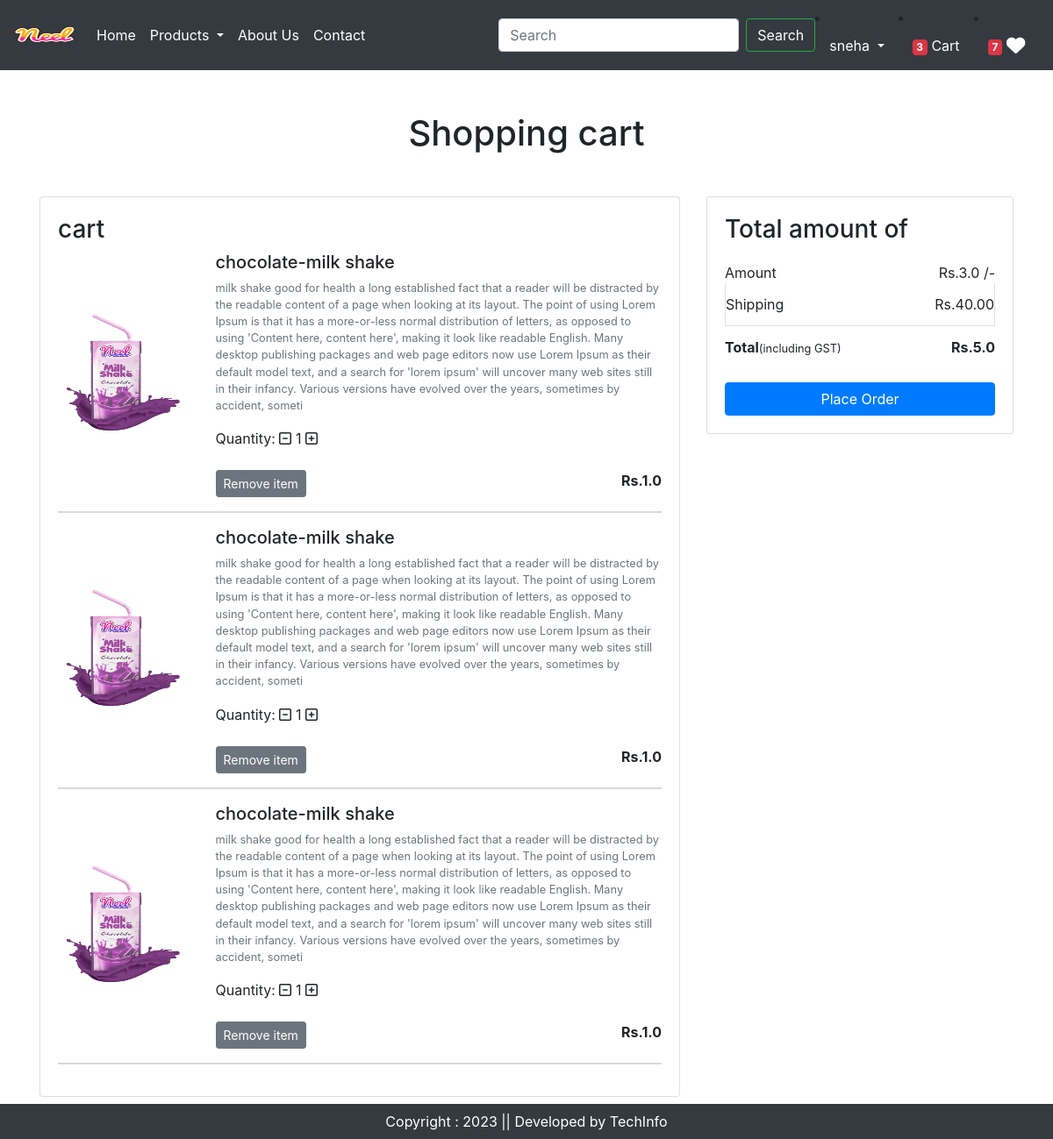
Page /cart/ (signed in) on the committed database.
### ecom_app/models.py (models this page shows, shortened)
class Cart(models.Model):
    user=models.ForeignKey(User,on_delete=models.CASCADE)
    product=models.ForeignKey(Product,on_delete=models.CASCADE)
    quantity=models.PositiveIntegerField(default=1)

class Product(models.Model):
    title=models.CharField(max_length=100)
    selling_price=models.FloatField()
    discounted_price=models.FloatField()
    description=models.TextField()
    composition=models.TextField(default='')
    prodapp=models.TextField(default='')
    category=models.CharField(choices=CATEGORY_CHOICES,max_length=2)
    product_image=models.ImageField(upload_to='product')

### ecom_app/views.py (the view)
# urls.py: path('cart/',views.showcart,name='showcart'),
@login_required
def showcart(request):
    user=request.user
    cart=Cart.objects.filter(user=user)
    amount=0
    for p in cart:
        value=p.quantity* p.product.discounted_price
        amount=amount+value
    totalamount=amount+2
    totalitem = 0
    wishitem=0
    if request.user.is_authenticated:
        totalitem = len(Cart.objects.filter(user=request.user))
        whishitem = len(Whishlist.objects.filter(user=request.user))
    return render(request,'addtocart.html',locals())

### template/addtocart.html (shortened to what this page needs)
{% extends 'base.html' %}
{% load static %}
{% block main-content %}
<div class="container my-5">
    <div class="row">
        {% if cart %}
        <h1 class="text-center mb-5">Shopping cart</h1>
        <div class="col-sm-8">
            <div class="card">
                <div class="card-body">
                    <h3>cart</h3>
                    {% for item in cart %}
                    <div class="row">
                        <div class="col-sm-3 text-center align-self-center"><img src="{{item.product.product_image.url}}" height="150" width="150"></div>
                        <div class="col-sm-9">
                            <div>
                                <h5>{{item.product.title}}</h5>
                                <p class="mb-2 text-muted small">{{item.product.description}}</p>
                                <div class="my-3">
                                    <label for="quantity">Quantity:</label>
                                    <a class="minus-cart-btn" pid='{{item.product.id}}'><i class="fa-regular fa-square-minus"></i></a>
                                    <span id ='quantity'>{{item.quantity}}</span>
                                    <a class="plus-cart-btn" pid='{{item.product.id}}'><i class="fa-regular fa-square-plus"></i></a>
                                </div>
                                <div class="d-flex justify-content-between">
                                    <a href="#" class="remove-cart btn btn-sm btn-secondary mr-3" pid={{item.product.id}}>Remove item</a>
                                    <p class="mb-0"><span><strong>Rs.{{item.product.discounted_price}}</strong></span></p>
                                </div>
                            </div>
                        </div>
                    </div>
                    <hr class="text-muted">
                    {% endfor %}
                </div>
            </div>
        </div>
<div class="col-sm-4">
    <div class="card">
        <div class="card-body">
            <h3>Total amount of</h3>
            <ul class="list-group">
                <li class="list-group-item d-flex justify-content-between align-items-center border-0 px-0 pb-0">Amount<span id='amount'>Rs.{{amount}} /-</span></li>
                <li class="list-group-item d-flex justify-content-between align-items-center px-0">Shipping<span>Rs.40.00</span></li>
                <li class="list-group-item d-flex justify-content-between align-items-center border-0 px-0 mb-3">
                <div>
                    <strong>Total</strong><small>(including GST)</small>
                </div>
                <span id="totalamount"><strong>Rs.{{totalamount}}</strong></span></li>
            </ul>
            <div class="d-grid"><a href="{% url 'checkout' %}" class="btn btn-primary">Place Order</a> </div>
        </div>
    </div>
</div>
{% else %}
<h1 class="text-center mb-5">Cart is Empty</h1>
{% endif %}
</div>
</div>
{% endblock main-content %}

### template/base.html (shortened to what this page needs)
{% load static %}
<!DOCTYPE html>
<html lang="en">
<head>
  <link href="https://cdn.jsdelivr.net/npm/bootstrap@5.0.2/dist/css/bootstrap.min.css" rel="stylesheet">
<link rel="stylesheet" href="https://cdn.jsdelivr.net/npm/bootstrap@4.4.1/dist/css/bootstrap.min.css">
<link rel="stylesheet" href="{% static 'css/owl.carousel.min.css' %}">
    <link rel="stylesheet" href="{% static 'css/style.css' %}">
    <link rel="stylesheet" href="{% static 'css/all.min.css' %}">
</head>
<body>
<nav class="navbar navbar-expand-lg navbar-dark bg-dark">
  <a class="navbar-brand" href="#">
    <img src="{% static 'images/Neel.png' %}" width="70" height="40">
  </a>
  <div class="collapse navbar-collapse" id="navbarSupportedContent">
    <ul class="navbar-nav mr-auto">
      {% if request.user.is_authenticated %}
      <li class="nav-item active">
        <a class="nav-link" href="/">Home <span class="sr-only">(current)</span></a>
      </li>
      <li class="nav-item dropdown">
        <a class="nav-link dropdown-toggle text-white" href="#" id="navbarDropdown" role="button" data-toggle="dropdown" aria-haspopup="true" aria-expanded="false">
          Products
        </a>
      </li>
      <li class="nav-item">
        <a class="nav-link text-white" href="{% url 'about' %}" tabindex="-1" aria-disabled="true">About Us</a>
      </li>
      <li class="nav-item">
        <a class="nav-link text-white" href="{% url 'contact' %}" tabindex="-1" aria-disabled="true">Contact</a>
      </li>
    </ul>
    <form class="form-inline my-2 my-lg-0" action="/search">
      <input class="form-control mr-sm-2" type="search" placeholder="Search" aria-label="Search">
      <button class="btn btn-outline-success my-2 my-sm-0 text-white" type="submit">Search</button>
    </form>
    <li class="nav-item dropdown">
        <a class="nav-link dropdown-toggle text-white" href="#" id="profileDropdown" role="button" data-toggle="dropdown" aria-haspopup="true" aria-expanded="false">
          {{request.user}}
        </a>
      </li>
      <li class="nav-item">
        <a class="nav-link text-white" href="{% url 'showcart' %}" tabindex="-1" aria-disabled="true"><span class="badge bg-danger">{% if totalitem > 0 %} {{totalitem}} {% endif %}</span> Cart</a>
      </li>
      <li class="nav-item">
        <a class="nav-link text-white" href="{% url 'wishlist' %}" tabindex="-1" aria-disabled="true"><span class="badge bg-danger">{% if whishitem > 0 %} {{whishitem }} {% endif %}</span> <i class="fas fa-heart fa-lg"></i></a>
      </li>
    {% endif %}
  </div>
</nav>
{% block main-content %} {% endblock main-content %}
<footer class="container-fluid bg-dark text-center text-white fixed-bottom p-2 mt-5">
  Copyright : 2023 || Developed by TechInfo
</footer>
</body>
</html>

### rows in the picture
Cart: product.product_image (picture), product "chocolate-milk shake", product.description "milk shake good for health a long established fact that a reader will be distracted by the readable content of a page when looking at its layout. The point of using Lorem Ipsum is that it has a more-or-less normal distribution of letters, as opposed to using 'Content here, content here', making it look like readable English. Many desktop publishing packages and web page editors now use Lorem Ipsum as their default model text, and a search for 'lorem ipsum' will uncover many web sites still in their infancy. Various versions have evolved over the years, sometimes by accident, someti", quantity "1", product.discounted_price "1.0"
Cart: product.product_image (picture), product "chocolate-milk shake", product.description "milk shake good for health a long established fact that a reader will be distracted by the readable content of a page when looking at its layout. The point of using Lorem Ipsum is that it has a more-or-less normal distribution of letters, as opposed to using 'Content here, content here', making it look like readable English. Many desktop publishing packages and web page editors now use Lorem Ipsum as their default model text, and a search for 'lorem ipsum' will uncover many web sites still in their infancy. Various versions have evolved over the years, sometimes by accident, someti", quantity "1", product.discounted_price "1.0"
Cart: product.product_image (picture), product "chocolate-milk shake", product.description "milk shake good for health a long established fact that a reader will be distracted by the readable content of a page when looking at its layout. The point of using Lorem Ipsum is that it has a more-or-less normal distribution of letters, as opposed to using 'Content here, content here', making it look like readable English. Many desktop publishing packages and web page editors now use Lorem Ipsum as their default model text, and a search for 'lorem ipsum' will uncover many web sites still in their infancy. Various versions have evolved over the years, sometimes by accident, someti", quantity "1", product.discounted_price "1.0"

### other values in the picture
{{ request.user }} "sneha"
{{ totalitem }} "3"
{{ whishitem }} "7"
{{ amount }} "3.0"
{{ totalamount }} "5.0"
